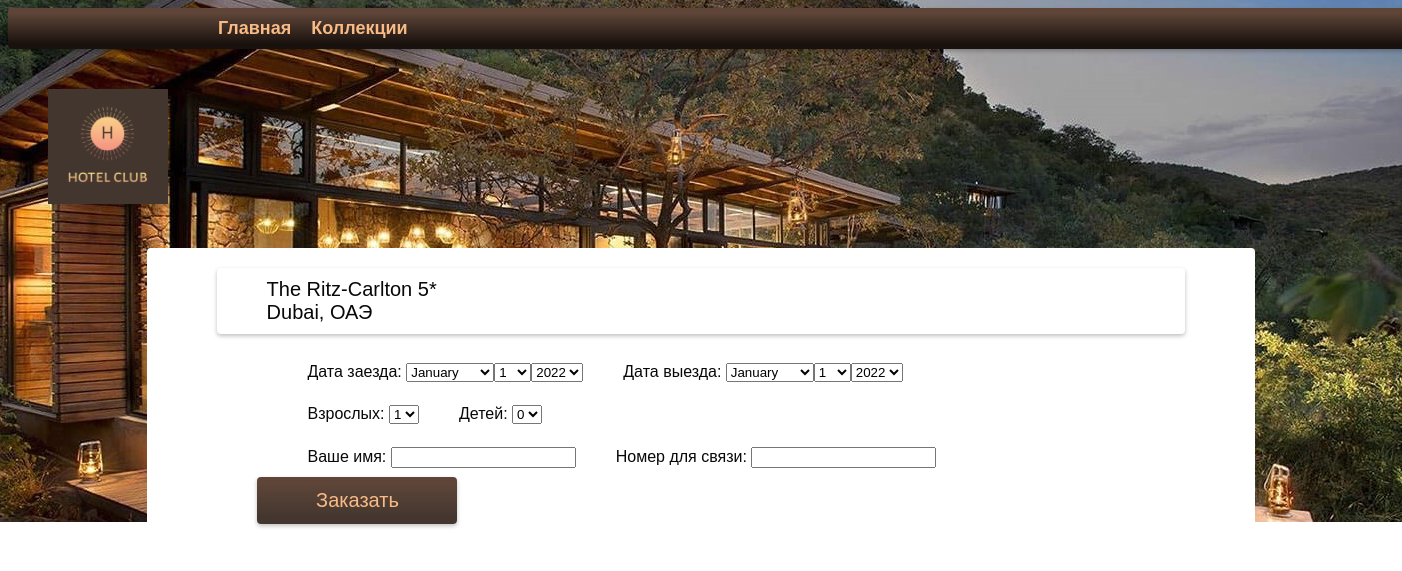
The app's page /hotel/468/send_order/ with its own data.
### app/models.py (models this page shows, shortened)
class Hotel (models.Model):
    STARS = [(1,'1*'), (2,'2*'), (3,'3*'),(4,'4*'), (5,'5*')]
    hotelId = models.IntegerField(blank=False, primary_key=True)
    hotelName = models.CharField(blank=False, max_length=100)
    hotelLocation = models.ForeignKey('Location', on_delete = models.CASCADE)
    hotelCountry = models.ForeignKey('Country', on_delete = models.CASCADE)
    image = models.URLField()
    stars = models.IntegerField(choices=STARS)
    collection = models.ManyToManyField('Collection')

class Location (models.Model):
    locationId = models.CharField(blank=False, max_length=7, primary_key=True)
    locationName = models.CharField(blank=False, max_length=100)
    country = models.ForeignKey('Country', on_delete = models.CASCADE)

class Country (models.Model):
    countryId = models.CharField(blank=False, max_length=5, primary_key=True)
    countryName = models.CharField(blank=False, max_length=100)

### app/views.py (the view, shortened to what this page needs)
def send_order(request, hotelId):
    this_hotel = Hotel.objects.get(hotelId = hotelId)
    form = SendOrder()
    context = {'form':form, 'this_hotel':this_hotel, 'hotelId':hotelId}
    return render(request, 'send_order.html', context)

### app/forms.py
class SendOrder (forms.Form):
    ADULTS = [('1','1'), ('2','2') , ('3','3'), ('4','4')]
    CHILDREN = [('0','0'), ('1','1'),('2','2' ), ('3','3'), ('4', '4')]
    checkIn = forms.DateField (required = True, widget=forms.SelectDateWidget)
    checkOut = forms.DateField (required = True, widget=forms.SelectDateWidget)
    adults = forms.ChoiceField(required = False, widget=forms.Select, choices=ADULTS)
    children = forms.ChoiceField(required = False, widget=forms.Select, choices=CHILDREN)
    name = forms.CharField(max_length=30)
    phone_number = forms.CharField(max_length=13)

### app/templates/send_order.html (shortened to what this page needs)
{% extends 'base.html' %}
{% block content %}
<div class = order>
  <div id = headline_block_order>
    <div>{{this_hotel.hotelName}} {{this_hotel.stars}}*  </div>
    <div> {{this_hotel.hotelLocation.locationName}}, {{this_hotel.hotelCountry.countryName}} </div>
  </div>
  <div>
    <form method="POST" enctype="multipart/form-data">
      <div class = order>
        <div class = dates>
          <div class="fieldWrapper">
            <label for="{{ form.checkIn.id_for_label }}">Дата заезда:</label>
            {{ form.checkIn }}
          </div>
          <div class="fieldWrapper">
            <label for="{{ form.checkIn.id_for_label }}">Дата выезда:</label>
            {{ form.checkOut }}
          </div>
        </div>
        <div class = dates>
          <div class="fieldWrapper">
            <label for="{{ form.adults.id_for_label }}">Взрослых:</label>
            {{ form.adults }}
          </div>
          <div class="fieldWrapper">
            <label for="{{ form.checkIn.id_for_label }}">Детей:</label>
            {{ form.children}}
          </div>
        </div>
        <div class = dates>
          <div class=fieldWrapper>
            <label for="{{ form.name.id_for_label }}">Ваше имя:</label>
            {{ form.name }}
          </div>
          <div class=fieldWrapper>
            <label for="{{ form.phone_number.id_for_label }}">Номер для связи:</label>
            {{ form.phone_number }}
          </div>
        </div>
        <button class = button type="submit">Заказать</button>
    </form>
  </div>
</div>
{% endblock %}

### app/static/css/style.css (style rules this page uses)
body { background-color: white; color: rgb(8, 8, 8); background-image: url('/static/img/lodge3.jpg'); background-repeat: no-repeat; background-position: center top; font-family: sans-serif; }
.order { background-color: white; display: flex; flex-direction: column; margin-bottom: 20px; width: 80%; border-radius: 4px; margin-left: auto; margin-right: auto; }
.dates { display: flex; padding: 4px; padding-left: 30px; padding-right: 50px; }
#headline_block_order { padding: 10px; padding-left: 50px; padding-right: 50px; margin-top: 20px; margin-bottom: 15px; margin-left: 70px; margin-right: 70px; box-sizing: border-box; border-radius: 4px; box-shadow: rgba(0, 0, 0, 0.25) 0px 2px 4px 0px; transition: box-shadow 0.4s cubic-bezier(0.25, 0.8, 0.25, 1) 0s; font-family: Source Sans Pro, sans-serif; font-size: 20px; background: rgb(255, 255, 255) none repeat scroll 0% 0%; display: flex; flex-direction: column; }
.fieldWrapper { margin-top: 10px; margin-bottom: 5px; margin-left: 20px; margin-right: 20px; }
.button { border-radius: 4px; cursor: pointer; display: flex; font-family: Source Sans Pro, sans-serif; text-size-adjust: 20px; font-size: 20px; -moz-box-align: center; align-items: center; background: linear-gradient(0deg, rgb(67, 54, 47) 12.5%, rgb(94, 69, 56) 87.5%); border: medium none; box-shadow: rgba(0, 0, 0, 0.25) 0px 2px 4px 0px; color: rgb(248, 187, 134); -moz-box-pack: center; justify-content: center; padding: 12px 24px; position: relative; width: 200px; outline: currentcolor none medium !important; user-select: initial; }

### records on screen
Hotel: hotelName "The Ritz-Carlton", stars "5", hotelLocation.locationName "Dubai", hotelCountry.countryName "ОАЭ"
